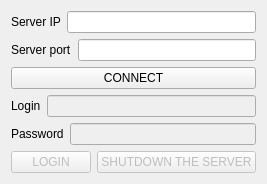
<?xml version="1.0" encoding="UTF-8"?>
<ui version="4.0">
 <class>MainWindow</class>
 <widget class="QMainWindow" name="MainWindow">
  <property name="geometry">
   <rect>
    <x>0</x>
    <y>0</y>
    <width>266</width>
    <height>184</height>
   </rect>
  </property>
  <property name="windowTitle">
   <string>MainWindow</string>
  </property>
  <widget class="Viewer" name="centralWidget">
   <property name="autoFillBackground">
    <bool>false</bool>
   </property>
   <layout class="QGridLayout" name="gridLayout">
    <item row="0" column="0">
     <layout class="QVBoxLayout" name="verticalLayout">
      <item>
       <layout class="QHBoxLayout" name="horizontalLayout_6">
        <item>
         <widget class="QLabel" name="label_4">
          <property name="text">
           <string>Server IP</string>
          </property>
         </widget>
        </item>
        <item>
         <widget class="QLineEdit" name="server_ip_line"/>
        </item>
       </layout>
      </item>
      <item>
       <layout class="QHBoxLayout" name="horizontalLayout_5">
        <item>
         <widget class="QLabel" name="label_5">
          <property name="text">
           <string>Server port</string>
          </property>
         </widget>
        </item>
        <item>
         <widget class="QLineEdit" name="server_port_line"/>
        </item>
       </layout>
      </item>
      <item>
       <widget class="QPushButton" name="connect_button">
        <property name="sizePolicy">
         <sizepolicy hsizetype="Minimum" vsizetype="Fixed">
          <horstretch>0</horstretch>
          <verstretch>0</verstretch>
         </sizepolicy>
        </property>
        <property name="text">
         <string>CONNECT</string>
        </property>
       </widget>
      </item>
      <item>
       <spacer name="verticalSpacer">
        <property name="orientation">
         <enum>Qt::Vertical</enum>
        </property>
        <property name="sizeType">
         <enum>QSizePolicy::Preferred</enum>
        </property>
        <property name="sizeHint" stdset="0">
         <size>
          <width>20</width>
          <height>40</height>
         </size>
        </property>
       </spacer>
      </item>
      <item>
       <layout class="QHBoxLayout" name="horizontalLayout_3">
        <item>
         <widget class="QLabel" name="label">
          <property name="sizePolicy">
           <sizepolicy hsizetype="Maximum" vsizetype="Preferred">
            <horstretch>1</horstretch>
            <verstretch>0</verstretch>
           </sizepolicy>
          </property>
          <property name="text">
           <string>Login</string>
          </property>
         </widget>
        </item>
        <item>
         <widget class="QLineEdit" name="login_line">
          <property name="enabled">
           <bool>false</bool>
          </property>
          <property name="sizePolicy">
           <sizepolicy hsizetype="Expanding" vsizetype="Fixed">
            <horstretch>0</horstretch>
            <verstretch>0</verstretch>
           </sizepolicy>
          </property>
         </widget>
        </item>
       </layout>
      </item>
      <item>
       <layout class="QHBoxLayout" name="horizontalLayout">
        <item>
         <widget class="QLabel" name="label_2">
          <property name="sizePolicy">
           <sizepolicy hsizetype="Maximum" vsizetype="Preferred">
            <horstretch>0</horstretch>
            <verstretch>0</verstretch>
           </sizepolicy>
          </property>
          <property name="text">
           <string>Password</string>
          </property>
         </widget>
        </item>
        <item>
         <widget class="QLineEdit" name="password_line">
          <property name="enabled">
           <bool>false</bool>
          </property>
          <property name="sizePolicy">
           <sizepolicy hsizetype="Minimum" vsizetype="Fixed">
            <horstretch>0</horstretch>
            <verstretch>0</verstretch>
           </sizepolicy>
          </property>
         </widget>
        </item>
       </layout>
      </item>
      <item>
       <layout class="QHBoxLayout" name="horizontalLayout_2">
        <item>
         <widget class="QPushButton" name="login_button">
          <property name="enabled">
           <bool>false</bool>
          </property>
          <property name="text">
           <string>LOGIN</string>
          </property>
         </widget>
        </item>
        <item>
         <widget class="QPushButton" name="stop_button">
          <property name="enabled">
           <bool>false</bool>
          </property>
          <property name="text">
           <string>SHUTDOWN THE SERVER</string>
          </property>
         </widget>
        </item>
       </layout>
      </item>
     </layout>
    </item>
   </layout>
  </widget>
 </widget>
 <layoutdefault spacing="6" margin="11"/>
 <customwidgets>
  <customwidget>
   <class>Viewer</class>
   <extends>QWidget</extends>
   <header>viewer.h</header>
   <container>1</container>
  </customwidget>
 </customwidgets>
 <resources/>
 <connections/>
</ui>
